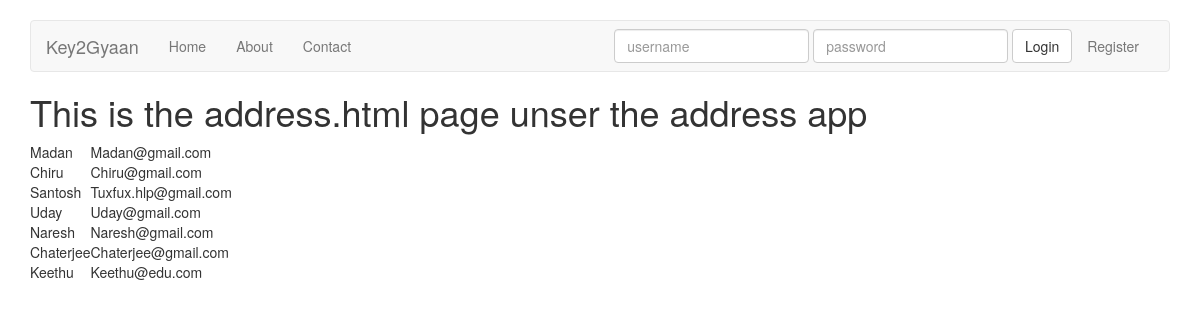
The app's page /student_details/, older data.
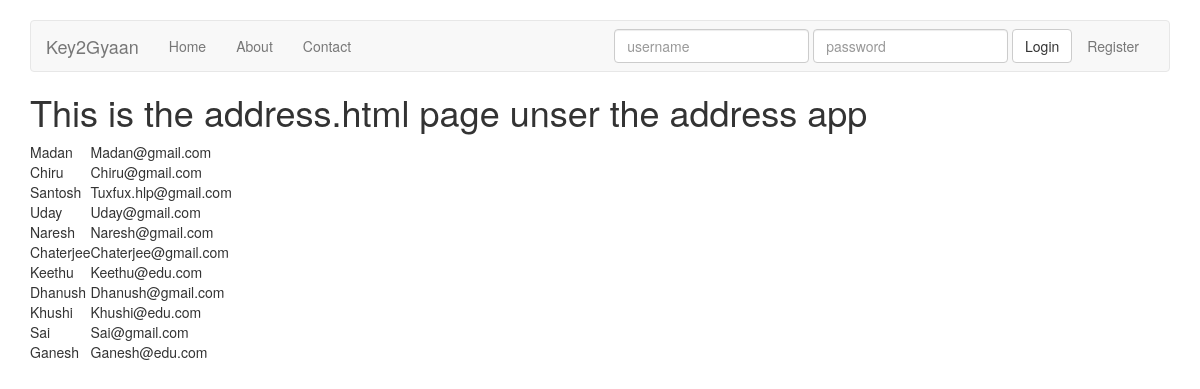
The same page, newer data.
### address/models.py (models this page shows, shortened)
class Address_Detail(models.Model):
	name = models.CharField(max_length=20)
	email = models.EmailField(max_length=20,primary_key=True)
	gender = models.CharField(max_length=6,null=True,blank=True)  # null is for databases,blank is for the forms.

### address/views.py (the view)
# urls.py: url(r'^student_details/','address.views.Naddress',name='student_details'),
def Naddress(request):
	values = Address_Detail.objects.all()
	context = {'namesdb':values}
	return render(request,'address/address.html',context)

### templates/address/address.html (shortened to what this page needs)
{% extends "base.html" %}
{% block head %}
		{% load staticfiles %}
{% endblock %}
{% block content %}
<h1> This is the address.html page unser the address app </h1>
<table>
	{% for value in namesdb %}
		<tr>
			<td> {{ value.name|capfirst }} </td>
			<td> {{ value.email|capfirst }} </td>
		</tr>
	{% endfor %}
</table>
{% endblock %}

### templates/base.html (shortened to what this page needs)
<!DOCTYPE html>
<html lang="en">
  <head>
  {% include 'bootstrap/common_header.html' %}
  </head>
  <body>
    <div class="container">
      {% include 'bootstrap/common_navbar.html' %}
        {% block content %} {% endblock %}
    </div>
  </body>
</html>

### templates/bootstrap/common_header.html (shortened to what this page needs)
{% load staticfiles %}
     <link href="{% static 'css/bootstrap.min.css' %}" rel="stylesheet">
      <link href="{% static 'css/ie10-viewport-bug-workaround.css' %}" rel="stylesheet">
      <link href="{% static 'css/navbar.css' %}" rel="stylesheet">

### templates/bootstrap/common_navbar.html (shortened to what this page needs)
      <nav class="navbar navbar-default">
        <div class="container-fluid">
          <div class="navbar-header">
            <a class="navbar-brand" href="#">Key2Gyaan</a>
          </div>
          <div id="navbar" class="navbar-collapse collapse">
            <ul class="nav navbar-nav">
              <li><a href="{% url 'home' %}">Home</a></li>
              <li><a href="#">About</a></li>
              <li><a href="{% url 'contact' %}">Contact</a></li>
            </ul>
            <ul class="nav navbar-nav navbar-right">
            <li>
              {% if not request.user.is_authenticated and not "/accounts/login/" in request.get_full_path %}
              <form class="navbar-form navbar-right" action="{% url 'auth_login' %}" method=POST>{% csrf_token %}
                <div class="form-group">
                    <input type="text" class="form-control" name="username" placeholder="username" />
                </div>
                <div class="form-group">
                    <input type="password" class="form-control" name="password" placeholder="password" />
                </div>
                <button type="submit" class="btn btn-default">Login</button>
              </form>
               <li><a href="{% url 'registration_register' %}">Register</a></li>
              {% endif %}
            </li>
            </ul>
          </div>
        </div>
      </nav>

### templates/bootstrap/common_footer.html (shortened to what this page needs)
{% load staticfiles %}

### project_local/css/navbar.css (style rules this page uses)
body { padding-top: 20px; padding-bottom: 20px; }
.navbar { margin-bottom: 20px; }

Row changes from the older to the newer data that the page shows:
added Address_Detail: name "Dhanush", email "Dhanush@gmail.com"
added Address_Detail: name "Khushi", email "Khushi@edu.com"
added Address_Detail: name "Sai", email "Sai@gmail.com"
added Address_Detail: name "Ganesh", email "Ganesh@edu.com"
